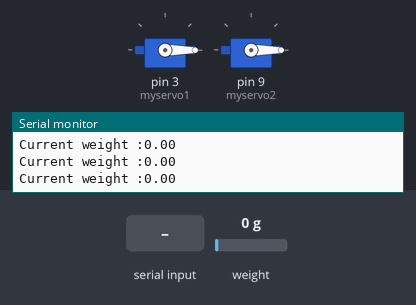
Recording of a sketch running on a simulated Arduino Mega 2560, built with avr-gcc and run on an emulated ATmega2560. Parts: 2 × servo, the last lines printed to the serial monitor. The inputs (shaded band) are chosen by the test bench; at power-on: weight on the scale 0 g.

Above: at 3.2 s.
3.3 s: "float" received over the second serial link
At 3.81 s:
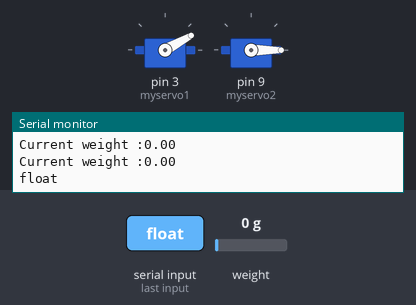
6.3 s: "floaf" received over the second serial link
At 8.2 s:
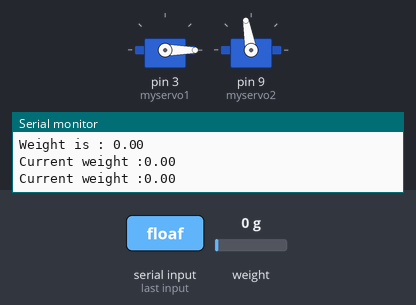
9.3 s: "float" received over the second serial link
At 9.89 s:
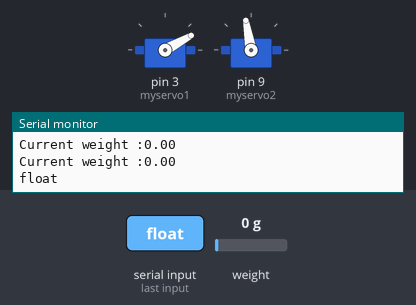
Timing chart, 0 to 12.6 s (numbered marks = the images above; inputs shaded):
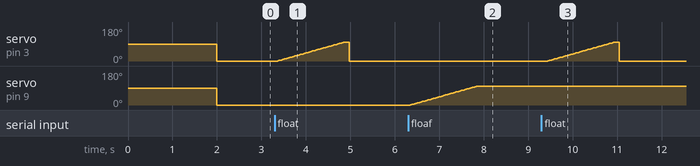

Measured:
- after the input at 3.3 s, servo on pin 3 (myservo1): rises from 0° to 100° in 1.5 s, then falls to 0° in 0.10 s
- after the input at 6.3 s, servo on pin 9 (myservo2): moves from 0° to 100° over 1.5 s, starting after 0.05 s
- after the input at 9.3 s, servo on pin 3 (myservo1): rises from 0° to 100° in 1.5 s, then falls to 0° in 0.10 s

The sketch:

Nextion_multi_ITEM.ino
```cpp
#include "globals.h"
#include "includes.h"


HX711 scale(out, clck);

void rotate_motor_item1(int angle);
void rotate_motor_item2(int angle);

void setup()
{
  Serial.begin(9600);
  Serial2.begin(9600); //to nextion
  myservo1.attach(3);  // attaches the servo on pin 3 to the servo object
  myservo2.attach(9);
  scale.set_scale();
  scale.tare();
  long zero_factor = scale.read_average();
  scale.set_scale(CalibrationFactor);
  myservo1.write(0);
  myservo2.write(0);
  b0.attachPop(b0PopCallback); //Button release
}

void b0PopCallback(void *ptr) //Release event for button 0
{
//  myservo1.write(0);
//  myservo2.write(0);
}

//Page change event:

void page0PushCallback(void *ptr) //page 0
{
   CurrentPage = 0; //Set variable as 0 so arduino knows page 0 is loaded on the display
}// End of press event

char buffer[100] = {0}; //This is needed only if you are going to receive a text from the display.


void loop()
{
     if(Serial2.available() && weight_given == false)
   {
     delay(30);

     weight_given = true;
     motor_rotated = false;
//     rotate_motor_item1(flap_angle);
//     rotate_motor_item2(flap_angle);

     while(Serial2.available())
     {
      data_from_display +=char(Serial2.read());
     }
     Serial.println(data_from_display);

     //reading data of item1
     if(data_from_display.substring(0,5)=="float")
     {
      rotate_motor_item1(flap_angle);
      decimalPlaces = (data_from_display.substring(5,6).toInt());
      for(int x=0;x<decimalPlaces;x++)
      {
       divisor*=10;
      }
      //Serial.print("Divisor - "+String(divisor));
       item1_wt = float(data_from_display.substring(6).toInt())/divisor;
       data_from_display="";
       divisor=1;

     }

     //reading data of item2
     if(data_from_display.substring(0,5)=="floaf")
     {

      rotate_motor_item2(flap_angle);
      decimalPlaces = (data_from_display.substring(5,6).toInt());
      for(int x=0;x<decimalPlaces;x++)
      {
       divisor*=10;
      }
      //Serial.print("Divisor - "+String(divisor));
       item2_wt = float(data_from_display.substring(6).toInt())/divisor;
       data_from_display="";
       divisor=1;

     }

   }
      current_wt = scale.get_units();
      Serial.print("Current weight :");
      Serial.println(current_wt);
      Serial2.print("cw.txt=\"");
      Serial2.print(current_wt,3);
      Serial2.print("\"");
      Serial2.write(0xff);
      Serial2.write(0xff);
      Serial2.write(0xff);
      nexLoop(nex_listen_list); //check for any touch event

      if(current_wt >= item1_wt && motor_rotated == false && weight_given == true)
      {
        rotate_motor_item1(0);
        Serial.print("Weight is : ");
        Serial.println(current_wt);
        motor_rotated = true;
        weight_given = false;
        data_from_display="";
        divisor=1;
      }
      else if(current_wt >= item2_wt && motor_rotated == false && weight_given == true)
      {
        rotate_motor_item2(0);
        Serial.print("Weight is : ");
        Serial.println(current_wt);
        motor_rotated = true;
        weight_given = false;
        data_from_display="";
        divisor=1;
      }
}


void rotate_motor_item1(int angle)
{
  for (int pos = 0; pos <= angle; pos += 1)
  {
    myservo1.write(pos);
    delay(15);
  }
}

void rotate_motor_item2(int angle)
{
  for (int pos = 0; pos <= angle; pos += 1)
  {
    myservo2.write(pos);
    delay(15);
  }
}
```

globals.h
```cpp
#include <Nextion.h>

int variable1 = 0;
int counter = 0;
int CurrentPage = 0; //variable creation to store which page is on

//constants
bool motor_rotated = false;//the rotation of motor is false
bool weight_given = false; //there is no current weight
bool motor_rotated_zero = true; // rotation angle of motor is zero currently
const int out = 20 ;
const int clck = 21;
float current_wt,item1_wt,item2_wt;
int flap_angle = 100;
int servoPin1 = 3;
int servoPin2 = 4;
int divisor = 1;
String data_from_display="";
int decimalPlaces = 0;
int pos = 0;    // variable to store the servo position

float CalibrationFactor = -110215;


//declarations

NexButton b0 = NexButton(0,2,"b0"); //button added
NexSlider h0 = NexSlider(0,9,"h0"); //slider for item1
NexSlider h1 = NexSlider(0,10,"h1"); //slider for item2
NexPage page0 = NexPage(0,0,"page0"); //page added as a touch event

NexTouch *nex_listen_list[]=
{
  &b0, //button added
  &h0, //slider added for item1
  &h1, //slider added for item2
  &page0, //Page added as a touch event
  NULL //string terminated
};
```

includes.h
```cpp
#include <Nextion.h>
#include <NexNumber.h>
#include <NexButton.h>
#include <NexText.h>
#include <NexPicture.h>
#include <NexTouch.h>
#include <Servo.h>
#include <HX711.h>

Servo myservo1; //create servo object to control a servo1
Servo myservo2;
```
